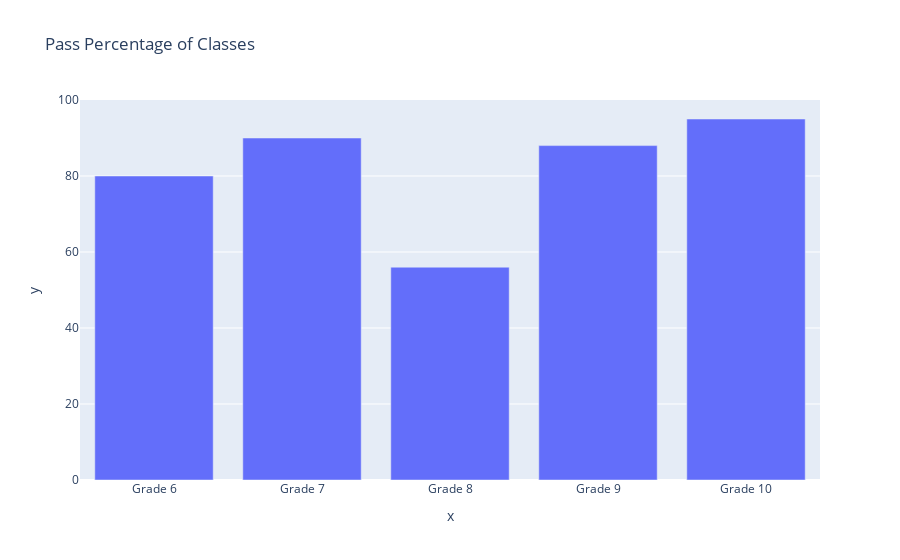

The cell this chart's notebook holds for it:
### Markdown cell above
**In plotly express we set the axis values and the title within the same function call `px.<graphtype>(x=<xaxis value source>,y=<y-axis value source>,title=<appropriate title as a string>)`.In the below code we use `px.bar( x=grade_array, y=score_array, title='Pass Percentage of Classes')`.**

### Code cell
# Use plotly express bar chart function px.bar.Provide input data, x and y axis variable, and title of the chart.
# This will give average pass percentage per class
fig = px.bar( x=grade_array, y=score_array, title='Pass Percentage of Classes') 
fig.show()

### Figure 1 — Plotly figure (JSON) as saved in the notebook; plotly's stock layout.template omitted (floating-point values rounded to 4 significant figures)
{"data": [{"hovertemplate": "x=%{x}<br>y=%{y}<extra></extra>", "legendgroup": "", "marker": {"color": "#636efa", "pattern": {"shape": ""}}, "name": "", "orientation": "v", "showlegend": false, "textposition": "auto", "type": "bar", "x": ["Grade 6", "Grade 7", "Grade 8", "Grade 9", "Grade 10"], "xaxis": "x", "y": [80, 90, 56, 88, 95], "yaxis": "y"}], "layout": {"barmode": "relative", "legend": {"tracegroupgap": 0}, "title": {"text": "Pass Percentage of Classes"}, "xaxis": {"anchor": "y", "domain": [0, 1], "title": {"text": "x"}}, "yaxis": {"anchor": "x", "domain": [0, 1], "title": {"text": "y"}}}}
